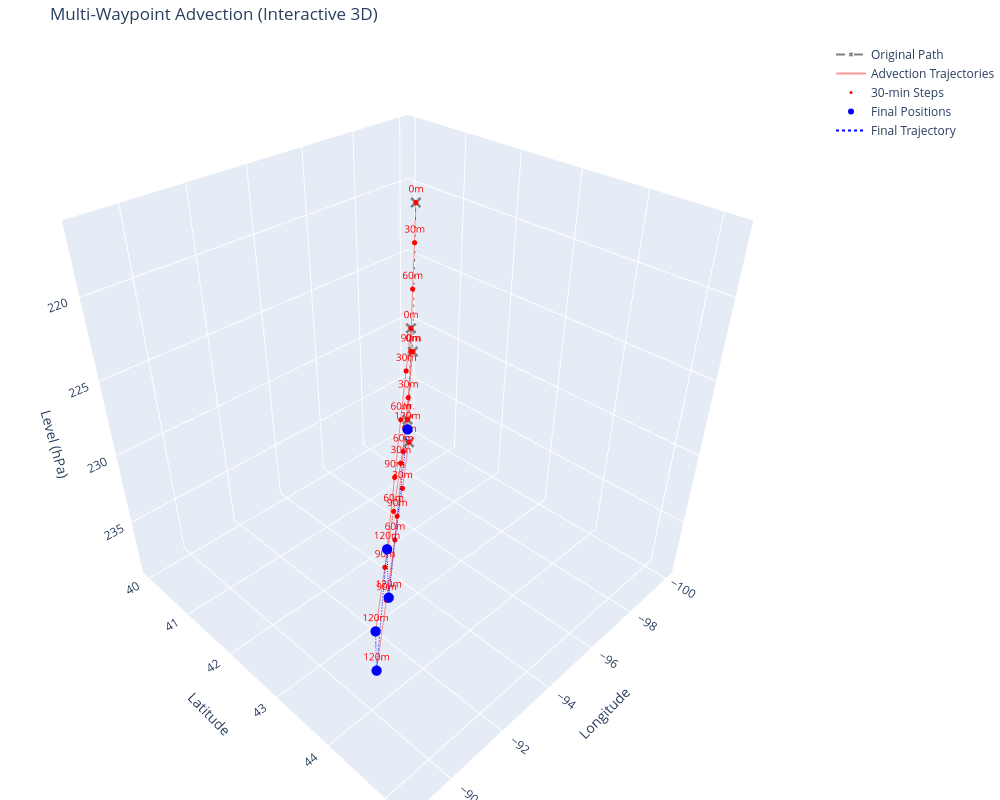

Here is the notebook cell this chart was saved with:
### Markdown cell above
## Visualize the Trajectory

Trace how the flight moved over the 2-hour advection period.

### Code cell
import plotly.graph_objects as go
import pandas as pd
import numpy as np

df = advected_flight.dataframe.copy()
# Ensure time is datetime
df['time'] = pd.to_datetime(df['time'])

fig = go.Figure()

# 1. Plot Original Path
fig.add_trace(go.Scatter3d(
    x=fl['longitude'],
    y=fl['latitude'],
    z=fl.level,
    mode='lines+markers',
    marker=dict(size=4, symbol='x', color='gray'),
    line=dict(dash='dash', color='gray'),
    name='Original Path'
))

# 2. Plot Full Advected Trajectories (the 'Movement')
cx, cy, cz = [], [], []
for pid, group in df.groupby('parcel_id'):
    group = group.sort_values('time')
    cx.extend(group['longitude'].tolist() + [None])
    cy.extend(group['latitude'].tolist() + [None])
    cz.extend(group['level'].tolist() + [None])

fig.add_trace(go.Scatter3d(
    x=cx, y=cy, z=cz,
    mode='lines',
    line=dict(color='red', width=2),
    opacity=0.4,
    name='Advection Trajectories'
))

# 3. Plot Time Increments (30-min steps) with Visible Labels
df['minutes'] = df.groupby('parcel_id')['time'].transform(lambda x: (x - x.min()).dt.total_seconds() / 60).astype(int)

fig.add_trace(go.Scatter3d(
    x=df['longitude'],
    y=df['latitude'],
    z=df['level'],
    mode='markers+text',
    marker=dict(size=3, color='red'),
    text=df['minutes'].apply(lambda x: f'{x}m'),
    textposition='top center',
    textfont=dict(size=10, color='red'),
    name='30-min Steps'
))

# 4. Highlight Final Positions
final_df = df.sort_values('time').groupby('parcel_id').tail(1)
fig.add_trace(go.Scatter3d(
    x=final_df['longitude'],
    y=final_df['latitude'],
    z=final_df['level'],
    mode='markers',
    marker=dict(size=6, color='blue'),
    name='Final Positions'
))

# 5. Add dotted line connecting final waypoints
fig.add_trace(go.Scatter3d(
    x=final_df['longitude'],
    y=final_df['latitude'],
    z=final_df['level'],
    mode='lines',
    line=dict(dash='dot', color='blue', width=2),
    name='Final Trajectory'
))

fig.update_layout(
    title="Multi-Waypoint Advection (Interactive 3D)",
    scene=dict(
        xaxis_title='Longitude',
        yaxis_title='Latitude',
        zaxis_title='Level (hPa)',
        zaxis=dict(autorange='reversed')
    ),
    width=1000, height=800,
    margin=dict(l=0, r=0, b=0, t=40)
)

fig.show()

### Figure 1 — Plotly figure (JSON) as saved in the notebook; plotly's stock layout.template omitted (floating-point values rounded to 4 significant figures)
{"data": [{"line": {"color": "gray", "dash": "dash"}, "marker": {"color": "gray", "size": 4, "symbol": "x"}, "mode": "lines+markers", "name": "Original Path", "type": "scatter3d", "x": [-100.0, -99.0, -98.0, -97.0, -96.0], "y": [40.0, 40.5, 41.0, 41.5, 42.0], "z": [238.4, 238.4, 227.3, 227.3, 216.6]}, {"line": {"color": "red", "width": 2}, "mode": "lines", "name": "Advection Trajectories", "opacity": 0.4, "type": "scatter3d", "x": [-100, -97.91, -95.84, -93.79, -91.78, null, -99.0, -96.92, -94.87, -92.84, -90.82, null, -98, -96.04, -94.12, -92.21, -90.3, null, -97, -95.06, -93.15, -91.25, -89.31, null, -96, -94.2, -92.39, -90.61, -88.79, null], "y": [40, 40.81, 41.62, 42.41, 43.2, null, 40.5, 41.31, 42.11, 42.9, 43.69, null, 41.0, 41.81, 42.6, 43.4, 44.19, null, 41.5, 42.3, 43.1, 43.89, 44.69, null, 42.0, 42.8, 43.6, 44.4, 45.2, null], "z": [238.4, 238.5, 238.4, 238.4, 238.4, null, 238.4, 238.4, 238.4, 238.4, 238.5, null, 227.3, 227.3, 227.2, 227.2, 227.4, null, 227.3, 227.3, 227.3, 227.3, 227.5, null, 216.6, 216.7, 216.6, 216.8, 217.0, null]}, {"marker": {"color": "red", "size": 3}, "mode": "markers+text", "name": "30-min Steps", "text": ["0m", "0m", "0m", "30m", "0m", "30m", "0m", "30m", "60m", "30m", "60m", "90m", "60m", "30m", "60m", "90m", "60m", "90m", "120m", "90m", "120m", "90m", "120m", "120m", "120m"], "textfont": {"color": "red", "size": 10}, "textposition": "top center", "type": "scatter3d", "x": [-100.0, -99.0, -98.0, -97.91, -97.0, -96.92, -96.0, -96.04, -95.84, -95.06, -94.87, -93.79, -94.12, -94.2, -93.15, -92.84, -92.39, -92.21, -91.78, -91.25, -90.82, -90.61, -90.3, -89.31, -88.79], "y": [40.0, 40.5, 41.0, 40.81, 41.5, 41.31, 42.0, 41.81, 41.62, 42.3, 42.11, 42.41, 42.6, 42.8, 43.1, 42.9, 43.6, 43.4, 43.2, 43.89, 43.69, 44.4, 44.19, 44.69, 45.2], "z": [238.4, 238.4, 227.3, 238.5, 227.3, 238.4, 216.6, 227.3, 238.4, 227.3, 238.4, 238.4, 227.2, 216.7, 227.3, 238.4, 216.6, 227.2, 238.4, 227.3, 238.5, 216.8, 227.4, 227.5, 217.0]}, {"marker": {"color": "blue", "size": 6}, "mode": "markers", "name": "Final Positions", "type": "scatter3d", "x": [-91.78, -90.82, -90.3, -89.31, -88.79], "y": [43.2, 43.69, 44.19, 44.69, 45.2], "z": [238.4, 238.5, 227.4, 227.5, 217.0]}, {"line": {"color": "blue", "dash": "dot", "width": 2}, "mode": "lines", "name": "Final Trajectory", "type": "scatter3d", "x": [-91.78, -90.82, -90.3, -89.31, -88.79], "y": [43.2, 43.69, 44.19, 44.69, 45.2], "z": [238.4, 238.5, 227.4, 227.5, 217.0]}], "layout": {"height": 800, "margin": {"b": 0, "l": 0, "r": 0, "t": 40}, "scene": {"xaxis": {"title": {"text": "Longitude"}}, "yaxis": {"title": {"text": "Latitude"}}, "zaxis": {"autorange": "reversed", "title": {"text": "Level (hPa)"}}}, "title": {"text": "Multi-Waypoint Advection (Interactive 3D)"}, "width": 1000}}
